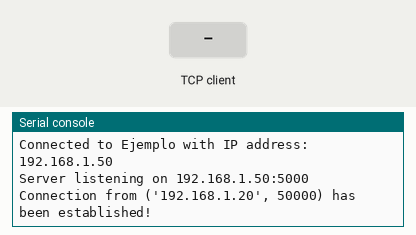
A program run on a simulated CircuitPython board. On the bench: the last lines printed to the serial console. The inputs (shaded band) are chosen by the test bench. One TCP client connects 1 s after the port opens and stays connected.

Above: at 2.7 s.
2.8 s: the TCP client sends "1"
At 3.8 s:
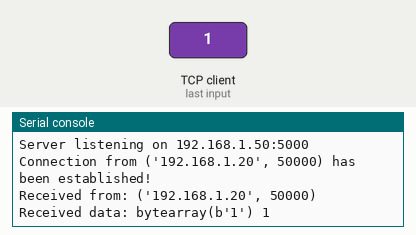
4.3 s: the TCP client sends "on"
At 4.9 s:
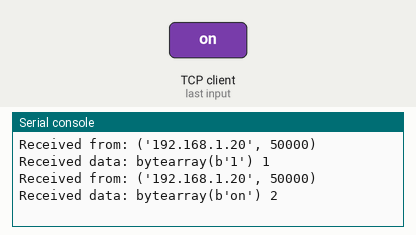
5.8 s: the TCP client sends "off"
At 7.3 s:
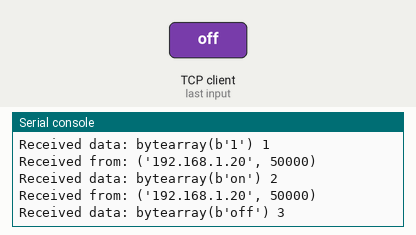

The program:

receiver.py
```python
import wifi
import socketpool
#import adafruit_requests
import time

# Wi-Fi Configuration
SSID = "Ejemplo"  # Replace with your Wi-Fi SSID
PASSWORD = "12345678"  # Replace with your Wi-Fi password

# Server Configuration
PORT = 5000  # Must match the PORT used by the transmitter

# Connect to Wi-Fi
wifi.radio.connect(SSID, PASSWORD)
print(f"Connected to {SSID} with IP address: {wifi.radio.ipv4_address}")

# Initialize the socket
pool = socketpool.SocketPool(wifi.radio)
server_socket = pool.socket(pool.AF_INET, pool.SOCK_STREAM)

# Bind the socket to the IP address and port
server_socket.bind((str(wifi.radio.ipv4_address), PORT))
server_socket.listen(1)
print(f"Server listening on {wifi.radio.ipv4_address}:{PORT}")

# Wait for a connection
client_socket, client_address = server_socket.accept()
print(f"Connection from {client_address} has been established!")

try:
    while True:
        # Receive the data from the client
        buffer = bytearray(1024)  # Create a mutable buffer
        bytes_received, address = client_socket.recvfrom_into(buffer)  # Receive data into the buffer and get the sender's address
        request_str = str(buffer[:bytes_received])
        print("Received from:", address)
        print("Received data:", request_str,bytes_received)

#         data = client_socket.recv(1024).decode('utf-8')
#         if not data:
#             break
#
#         # Print the received data
#         print(f"Received: {data.strip()}")
finally:
    client_socket.close()
    server_socket.close()
```

Measured:
- after the input at 2.8 s, the serial console: prints a new line at once (image 1)
- after the input at 4.3 s, the serial console: prints a new line at once (image 2)
- after the input at 5.8 s, the serial console: prints a new line at once (image 3)
